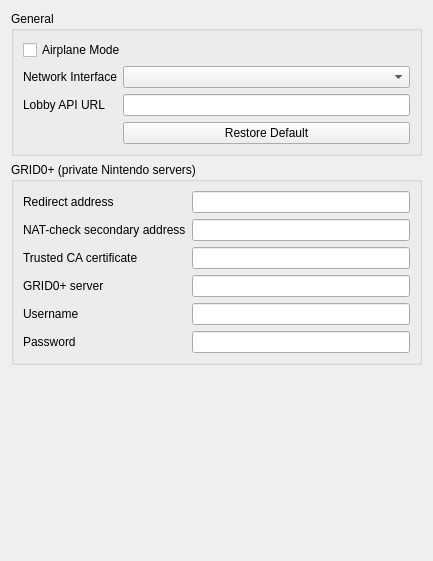
<?xml version="1.0" encoding="UTF-8"?>
<ui version="4.0">
 <class>ConfigureNetwork</class>
 <widget class="QWidget" name="ConfigureNetwork">
  <property name="geometry">
   <rect>
    <x>0</x>
    <y>0</y>
    <width>433</width>
    <height>561</height>
   </rect>
  </property>
  <property name="windowTitle">
   <string>Form</string>
  </property>
  <property name="accessibleName">
   <string>Network</string>
  </property>
  <layout class="QVBoxLayout" name="verticalLayout">
   <item>
    <layout class="QVBoxLayout" name="verticalLayout_3">
     <item>
      <widget class="QGroupBox" name="groupBox_2">
       <property name="title">
        <string>General</string>
       </property>
       <layout class="QGridLayout" name="gridLayout_2">
        <item row="0" column="0" colspan="2">
         <widget class="QCheckBox" name="airplane_mode">
          <property name="text">
           <string>Airplane Mode</string>
          </property>
          <property name="toolTip">
           <string>Disable all network functionality, similar to Nintendo Switch airplane mode</string>
          </property>
         </widget>
        </item>
        <item row="1" column="1">
         <widget class="QComboBox" name="network_interface"/>
        </item>
        <item row="1" column="0">
         <widget class="QLabel" name="label_4">
          <property name="text">
           <string>Network Interface</string>
          </property>
         </widget>
        </item>
        <item row="2" column="0">
         <widget class="QLabel" name="label_lobby_api">
          <property name="text">
           <string>Lobby API URL</string>
          </property>
         </widget>
        </item>
        <item row="2" column="1">
         <widget class="QLineEdit" name="lobby_api_url"/>
        </item>
        <item row="3" column="1">
         <widget class="QPushButton" name="restore_default_lobby_api">
          <property name="text">
           <string>Restore Default</string>
          </property>
         </widget>
        </item>
       </layout>
      </widget>
     </item>
     <item>
      <widget class="QGroupBox" name="private_server_group">
       <property name="title">
        <string>GRID0+ (private Nintendo servers)</string>
       </property>
       <layout class="QGridLayout" name="gridLayout_private_server">
        <item row="0" column="0">
         <widget class="QLabel" name="label_private_server_address">
          <property name="text">
           <string>Redirect address</string>
          </property>
         </widget>
        </item>
        <item row="0" column="1">
         <widget class="QLineEdit" name="private_server_address">
          <property name="toolTip">
           <string>IP address every Nintendo hostname resolves to. Empty: no redirect.</string>
          </property>
         </widget>
        </item>
        <item row="1" column="0">
         <widget class="QLabel" name="label_private_server_nat_secondary_address">
          <property name="text">
           <string>NAT-check secondary address</string>
          </property>
         </widget>
        </item>
        <item row="1" column="1">
         <widget class="QLineEdit" name="private_server_nat_secondary_address">
          <property name="toolTip">
           <string>Address for nncs2. Must differ from the redirect address for games that use Pia.</string>
          </property>
         </widget>
        </item>
        <item row="2" column="0">
         <widget class="QLabel" name="label_private_server_ca_bundle">
          <property name="text">
           <string>Trusted CA certificate</string>
          </property>
         </widget>
        </item>
        <item row="2" column="1">
         <widget class="QLineEdit" name="private_server_ca_bundle">
          <property name="toolTip">
           <string>PEM file of the CA that signed your server. Empty: the built-in SwitchNet Local CA. Needs a restart.</string>
          </property>
         </widget>
        </item>
        <item row="3" column="0">
         <widget class="QLabel" name="label_switchnet_server">
          <property name="text">
           <string>GRID0+ server</string>
          </property>
         </widget>
        </item>
        <item row="3" column="1">
         <widget class="QLineEdit" name="switchnet_server">
          <property name="toolTip">
           <string>Where the GRID0+ server is, as host or host:port. Defaults to the GRID0+ server. Empty: no login.</string>
          </property>
         </widget>
        </item>
        <item row="4" column="0">
         <widget class="QLabel" name="label_switchnet_username">
          <property name="text">
           <string>Username</string>
          </property>
         </widget>
        </item>
        <item row="4" column="1">
         <widget class="QLineEdit" name="switchnet_username">
          <property name="toolTip">
           <string>The login the GRID0+ Discord bot gave you (/register).</string>
          </property>
         </widget>
        </item>
        <item row="5" column="0">
         <widget class="QLabel" name="label_switchnet_password">
          <property name="text">
           <string>Password</string>
          </property>
         </widget>
        </item>
        <item row="5" column="1">
         <widget class="QLineEdit" name="switchnet_password">
          <property name="toolTip">
           <string>The password the GRID0+ Discord bot gave you (/register or /reset-password).</string>
          </property>
          <property name="echoMode">
           <enum>QLineEdit::Password</enum>
          </property>
         </widget>
        </item>
       </layout>
      </widget>
     </item>
    </layout>
   </item>
   <item>
    <spacer name="verticalSpacer">
     <property name="orientation">
      <enum>Qt::Vertical</enum>
     </property>
     <property name="sizeHint" stdset="0">
      <size>
       <width>20</width>
       <height>40</height>
      </size>
     </property>
    </spacer>
   </item>
  </layout>
 </widget>
 <resources/>
 <connections/>
</ui>
